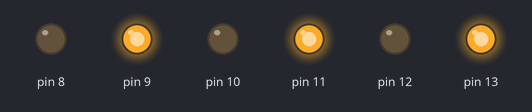
This sketch was run on a simulated Arduino Uno, built with avr-gcc and run on an emulated ATmega328P. Shown: output pins drawn as LEDs (lit = HIGH).

Above: at 0.7 s.
At 2.2 s:
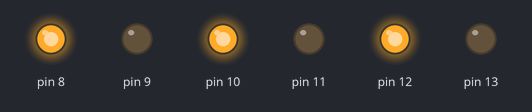
Timing chart, 0 to 3.5 s (numbered marks = the images above):
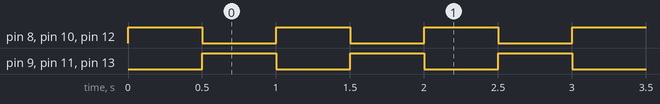

The sketch:

G01_P02_LED_HALF_ON_OFF.ino
```cpp
/*
   Board: Arduino UNO

   Poject Description: half leds goes ON wait 500ms
   then goes off and other half of the leds goes ON wait 500ms
   and keep repeating.

   url: https://github.com/sfad/arduino_projects
*/

void setup() {
    DDRB = 0b00111111;  // set pins 0-6 of PORT B as OUTPUT
    PORTB = 0b010101;   // set half of the pins 0-6 to HIGH
    delay(500);         // wait 500ms (0.5 second)
}

void loop() {
    PORTB = PORTB ^ 0x3F;  // bitwise XOR
    delay(500);            // wait 500ms (0.5 second)
}
```

Measured:
- by itself, pin 8–13: alternates HIGH for 0.50 s and LOW for 0.50 s
